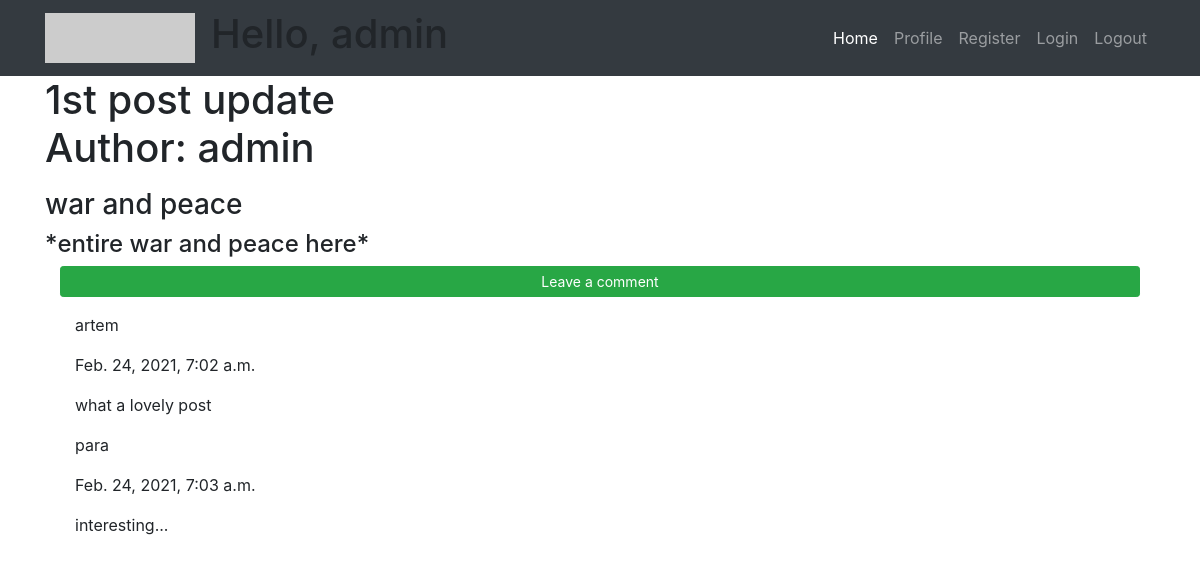
The app's page /blog/post/1 (signed in), older data.
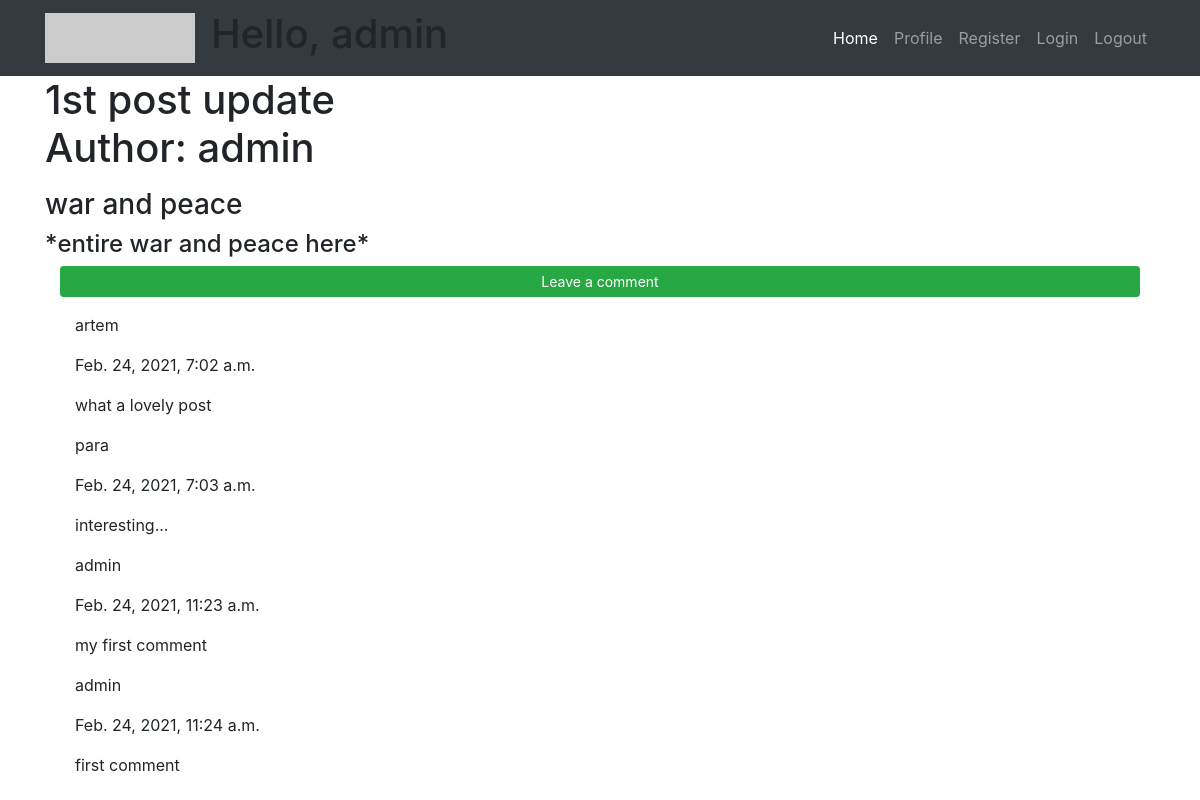
The same page, newer data.
### BlogApp/models.py (models this page shows, shortened)
class Comment(models.Model):
    author = models.ForeignKey(Guest, on_delete=models.CASCADE)
    text = models.TextField()
    publication_date = models.DateTimeField(auto_now_add=True, null=True)
    post = models.ForeignKey(Post, on_delete=models.CASCADE)

class Guest(models.Model):
    user = models.OneToOneField(User, null=True, blank=True, on_delete=models.CASCADE)
    name = models.CharField(max_length=200, null=True)  # should be unique
    date_created = models.DateTimeField(auto_now_add=True, null=True)
    email = models.EmailField(default='example@blog.com')  # can't change
    phone = models.IntegerField(blank=True, default=111111)
    profile_picture = models.ImageField(null=True, blank=True)
    skype = models.CharField(max_length=50, null=True, blank=True)
    def __str__(self):
        return self.name

### BlogApp/views.py (the view)
# urls.py: path('post/<str:pk>', views.post_page, name='post'),
@login_required(login_url='login')
def post_page(request, pk):
    post = Post.objects.get(id=pk)
    comments = Comment.objects.filter(post=post)
    context = {'post': post, 'comments': comments}
    return render(request, 'Blog/post.html', context)

### templates/Blog/post.html
{% extends 'Blog/base.html' %}
{% block content %}
<h1><span>{{ post.name }} <p>Author: {{ post.user }}</p> </span></h1>
<h3>{{ post.description }}</h3>
<h4>{{ post.text }}</h4>
<div class="container">
    <p><a href="{% url 'Blog:create_comment' post.id requst.path %}" class="btn btn-sm btn-success"
        style="width: 100%">Leave a comment</a></p>
    {% for comment in comments %}
    <div class="container">
        <p>{{comment.author}}</p>
        <p>{{comment.publication_date}}</p>
        <p>{{comment.text}}</p>
    </div>
    {% endfor %}
</div>
{% endblock %}

Row changes from the older to the newer data that the page shows:
added Comment: author "admin", publication_date "Feb. 24, 2021, 11:23 a.m.", text "my first comment"
added Comment: author "admin", publication_date "Feb. 24, 2021, 11:24 a.m.", text "first comment"
